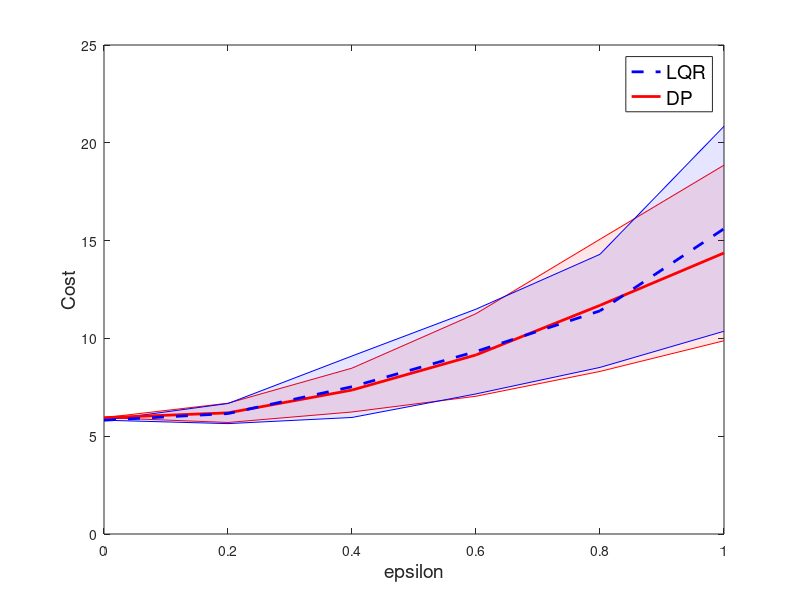

This chart was generated by the following MATLAB code: (Note: this script raises an error after producing the figure.)
% plot cost of DP and LQR

epsilon = [0, 0.2, 0.4, 0.6, 0.8, 1.0];

DP_cost = [5.9486138465, 6.1935342295, 7.3588599796, 9.1539483023, ...
            11.6905510559, 14.3681037985];
      
DP_var = [3.15544362088405e-30, 0.2424658113, 1.2561649144, 4.4554127424,...
            11.4203340717, 20.1542351755];

DP_std = sqrt(DP_var);

LQR_cost = [5.8172454104, 6.1577496237, 7.5294154444, 9.3288781859,...
            11.4086018647, 15.6054890876];
LQR_var = [7.88860905221012e-31, 0.264352348, 2.4701954279, 4.6960852161,...
            8.3623044541, 27.4549519426];
LQR_std = sqrt(LQR_var);

fontsize = 14;

fig = figure;
curve1 = DP_cost + DP_std;
curve2 = DP_cost - DP_std;
x2 = [epsilon, fliplr(epsilon)];
inBetween = [curve1, fliplr(curve2)];
fill(x2, inBetween, 'r', 'FaceAlpha',0.1,'LineStyle','none');
hold on;
plot(epsilon, curve1,'r');
plot(epsilon, curve2,'r');

curve1 = LQR_cost + LQR_std;
curve2 = LQR_cost - LQR_std;
x2 = [epsilon, fliplr(epsilon)];
inBetween = [curve1, fliplr(curve2)];
fill(x2, inBetween, 'b','FaceAlpha',0.1,'LineStyle','none');
hold on;
plot(epsilon, curve1,'b');
plot(epsilon, curve2,'b');
plot(epsilon, DP_cost,'r', 'LineWidth',2, 'DisplayName', 'DP');
plot(epsilon, LQR_cost,'--b', 'LineWidth',2, 'DisplayName', 'LQR');

xlabel('epsilon', 'Fontsize', fontsize);
ylabel('Cost','Fontsize', fontsize);
f=get(gca,'Children')
h = legend([f(1),f(2)],'LQR','DP');
set(h,'FontSize',fontsize);

set(fig,'Units','inches');
fig.Position = [80,80,4.5,4.5];
screenposition = get(fig,'Position');
set(fig,...
    'PaperPosition',[0 0 screenposition(3:4)],...
    'PaperSize',[screenposition(3:4)]);
print -dpdf -painters '/home/naveed/Documents/Dynamic_programming/DP_LQR_cost.pdf'





    





